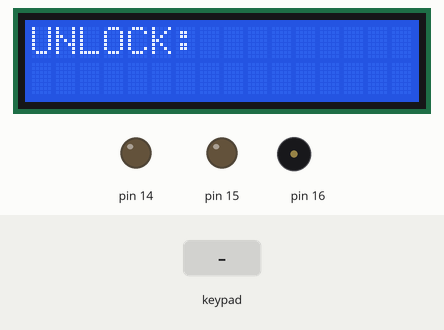
Simulated run of this sketch. Board: Arduino Uno, built with avr-gcc and run on an emulated ATmega328P. Shown: 16×2 character LCD, output pins drawn as LEDs (lit = HIGH), buzzer (waves = sounding). The test bench sets the inputs (shaded band). EEPROM starts erased.

Above: at 1.2 s.
1.3 s: keypad keys 0 1 2 3 pressed 0.4 s apart
At 3.3 s:
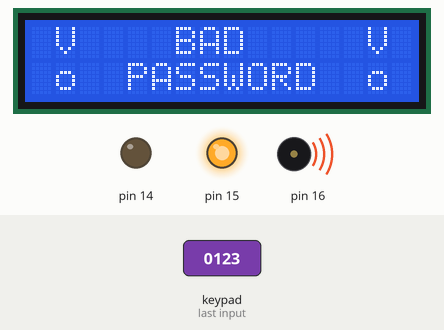
5.0 s: keypad keys 1 9 8 4 # pressed 0.4 s apart
At 7.8 s:
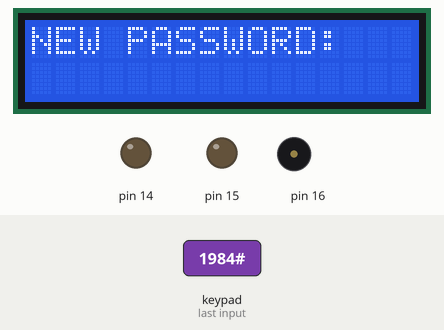
8.5 s: key '1' pressed
At 9.4 s:
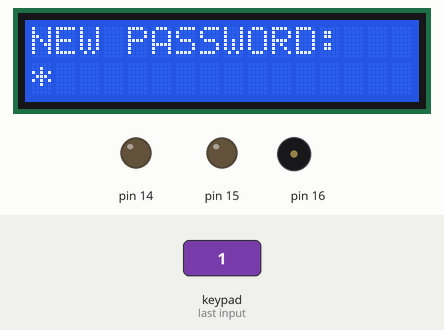
10.0 s: key '2' pressed
At 10.3 s:
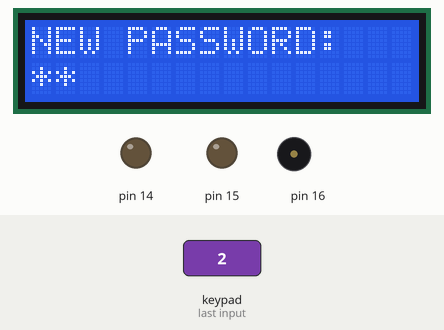
11.5 s: keypad keys 1 9 8 4 * pressed 0.4 s apart
At 13.9 s:
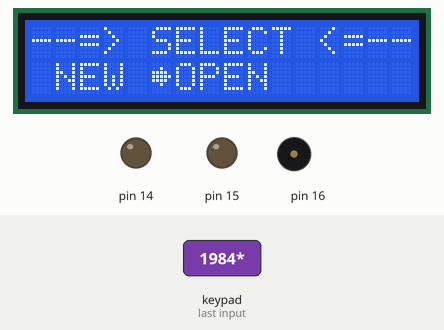
15.0 s: key '#' pressed
At 15.4 s:
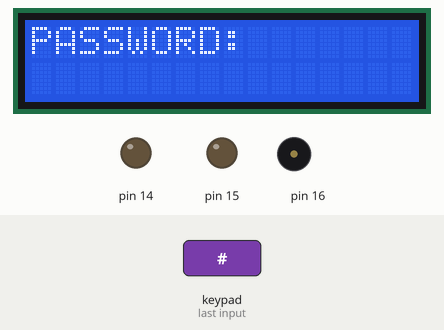
Timing chart, 0 to 17.5 s (numbered marks = the images above; inputs shaded):
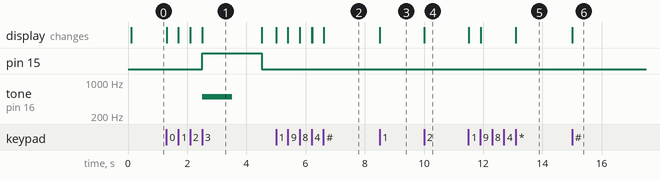

The sketch:

cerrojo.ino
```cpp
#include <LiquidCrystal.h>
#include <EEPROM.h>
#include <Keypad.h>
#define PASSW_LOC 271
#define PASSW_SET 270
#define ROWS 4
#define COLS 4
#define RS 13
#define EN 12
#define D4 8
#define D5 9
#define D6 10
#define D7 11

LiquidCrystal lcd(RS, EN, D4, D5, D6, D7);
long int lastMS;
char keys[ROWS][COLS] =  {
  {'1', '2', '3', 'A'},
  {'4', '5', '6', 'B'},
  {'7', '8', '9', 'C'},
  {'*', '0', '#', 'D'}
};

byte selectArrow[] = {
  B00000, B00100, B11110, B11111,
  B11110, B00100, B00000, B00000
};
const uint8_t rowsPins[ROWS] = { 0, 1, 2, 3 };
const uint8_t colsPins[COLS] = { 4, 5, 6, 7 };
Keypad kpad = Keypad(makeKeymap(keys), rowsPins, colsPins, ROWS, COLS);

const char *masterKey = "1984";
void (*screen)() = NULL;
bool openedLock = false;

void setup() {
  DDRC = B00000011;
  PORTC = B00000000;
  lcd.createChar(0, selectArrow);
	lcd.begin(16, 2);
  lcd.home();
  lastMS = 0;
  screen = &type_master_key;
  // EEPROM[PASSW_SET] = false;
}

void set_passw(char new_passw[4]) {
  EEPROM[PASSW_SET] = true;
  for (int i = 0; i < 4; i++)
    EEPROM[PASSW_LOC + i] = new_passw[i];
  EEPROM[PASSW_LOC + 4] = '\0';
}

bool get_passw(char buffer[5]) {
  if (!EEPROM[PASSW_SET])
    buffer[0] = '\0';
  else
    for (int i = 0; i < 4; i++)
      buffer[i] = EEPROM[PASSW_LOC + i];
  return EEPROM[PASSW_SET];
}

void loop() {
  if ((millis() - lastMS) > 1000/10) {
    lcd.clear();
    lcd.home();
    lastMS = millis();
    if (screen != NULL)
      screen();
  }
}

void incorrect_password() {
  lcd.clear();
  lcd.home();
  lcd.print(" V    BAD     V ");
  lcd.setCursor(0, 1);
  lcd.print(" o  PASSWORD  o ");
  PORTC = B00000010;
  tone(16, 500, 1000);
  delay(2000);
  PORTC = B00000000;
}

void master_menu() {
  char k = 0;
  int opt = 0;
  lcd.print("--=> SELECT <=--");
  do {
    lcd.setCursor(0, 1);
    lcd.print(" NEW ");
    lcd.print(openedLock? " CLOSE" : " OPEN");
    switch(opt) {
      case 0:
        lcd.setCursor(0, 1);
        lcd.write(byte(0));
        break;
      case 1:
        lcd.setCursor(5, 1);
        lcd.write(byte(0));
        break;
    }
    k = kpad.waitForKey();
    if (k == '*')
      opt = (opt + 1) % 2;
  } while(k != '#');

  screen = opt? &open_lock : &new_passw;
}

void type_master_key() {
  char KINPUT[5] = {NULL};
  lcd.print("UNLOCK: ");
  lcd.setCursor(0, 1);
  for (int i = 0; i < 4; i++) {
    char k = kpad.waitForKey();
    KINPUT[i] = k;
    lcd.print("*");
  }
  KINPUT[4] = '\0';

  if (strcmp(KINPUT, masterKey) != 0) {
    incorrect_password();
    return;
  }

  screen = &master_menu;
}

void new_passw() {
  char KINPUT[5] = {NULL};
  lcd.print("NEW PASSWORD: ");
  lcd.setCursor(0, 1);
  for (int i = 0; i < 4; i++) {
    char k = kpad.waitForKey();
    KINPUT[i] = k;
    lcd.print("*");
  }
  KINPUT[4] = '\0';
  set_passw(KINPUT);
  screen = &master_menu;
}

void open_lock() {
  char PASSW[5] = { '\0' };
  char KINPUT[5] = { '\0' };
  bool has_passw = get_passw(PASSW);
  if (!has_passw) {
    lcd.print(" V     NO     V ");
    lcd.setCursor(0, 1);
    lcd.print(" o  PASSWORD  o ");
    delay(2000);
    screen = &master_menu;
    return;
  }
  lcd.print("PASSWORD: ");
  lcd.setCursor(0, 1);
  for (int i = 0; i < 4; i++) {
    char k = kpad.waitForKey();
    KINPUT[i] = k;
    lcd.print("*");
  }
  KINPUT[4] = '\0';
  if (strcmp(KINPUT, PASSW) != 0) {
    incorrect_password();
    return;
  }

  lcd.clear();
  lcd.home();
  lcd.print(openedLock? "CLOSING..." : "OPENING...");
  openedLock = !openedLock;
  PORTC = B00000001;
  tone(16, 2500, 1000);
  delay(2000);
  PORTC = B00000000;
  screen = &master_menu;
}
```

Measured:
- after the input at 1.3 s, pin 15: LOW → HIGH after 1.2 s, → LOW 2.0 s later; tone on pin 16: silent → 500 Hz after 1.2 s, → silent 1.0 s later; the display: first changes at once (image 1 shows a later state)
- after the input at 5.0 s, the display: first changes at once (image 2 shows a later state)
- after the input at 8.5 s, the display: changes at once (image 3)
- after the input at 10.0 s, the display: changes at once (image 4)
- after the input at 11.5 s, the display: first changes at once (image 5 shows a later state)
- after the input at 15.0 s, the display: changes at once (image 6)
- what the display in image 1 shows lasts 2.0 s, from 2.5 s to 4.5 s
